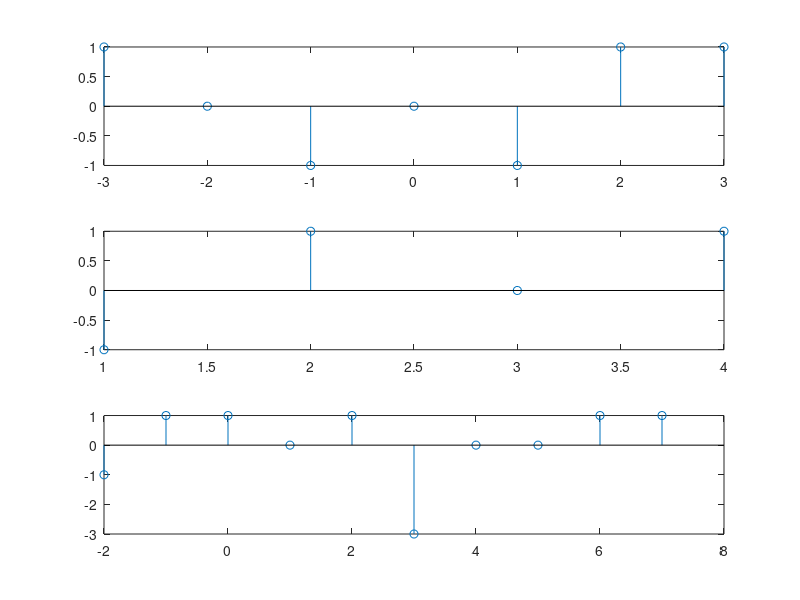

Recreate this plot in MATLAB.
x = [1, 0, -1, 0, -1, 1, 1];
nx = (-3:1:3);
subplot(3,1,1);
stem(nx, x);

h = [-1, 1, 0, 1];
nh = (1:1:4);
subplot(3, 1, 2);
stem(nh, h);
n = (-2:1:7);
c = conv(x, h);
subplot(3, 1, 3);
stem(n, c);